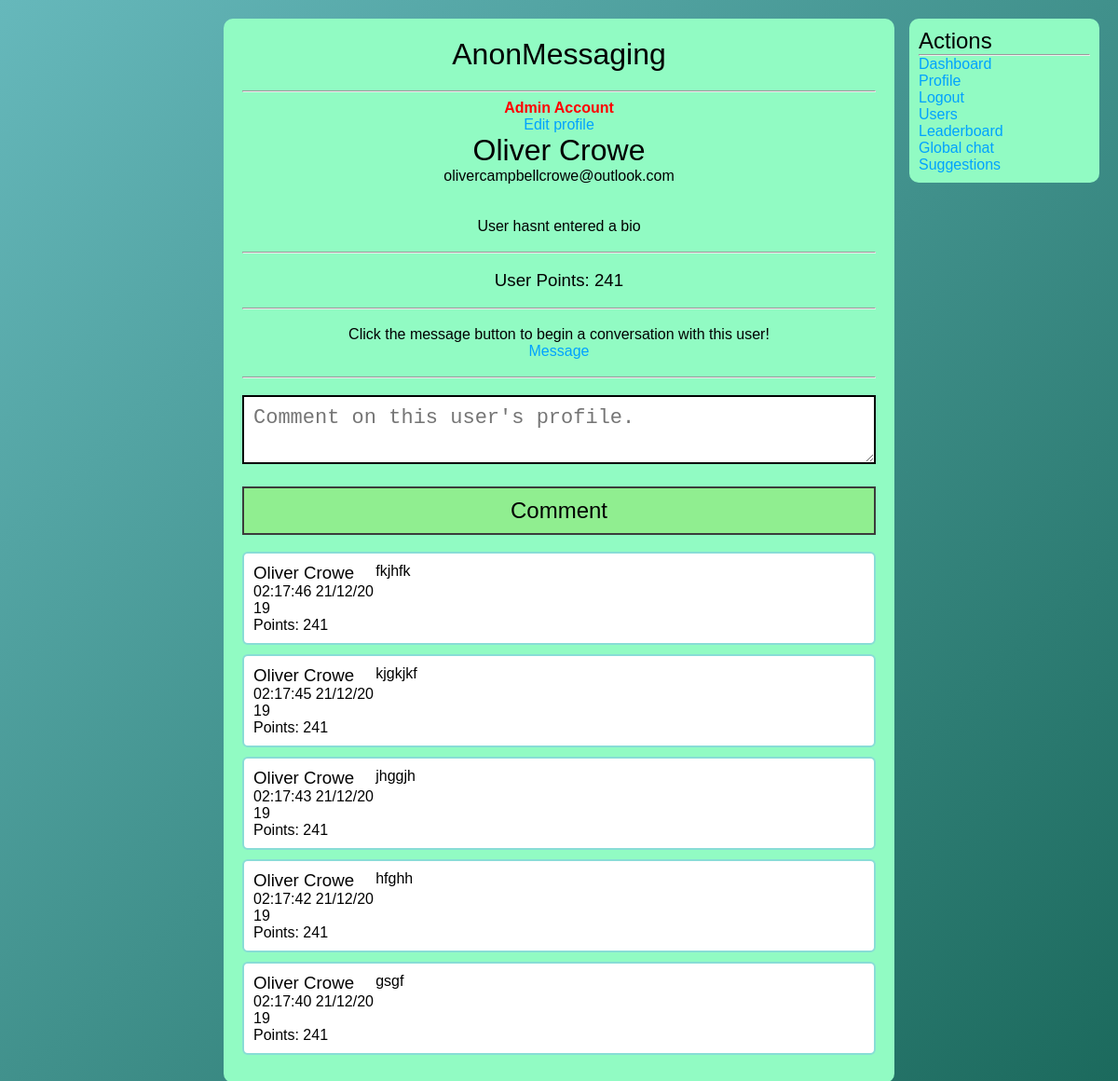
/profile/index.php?id=5 (signed in), run on an earlier commit of the app's database.
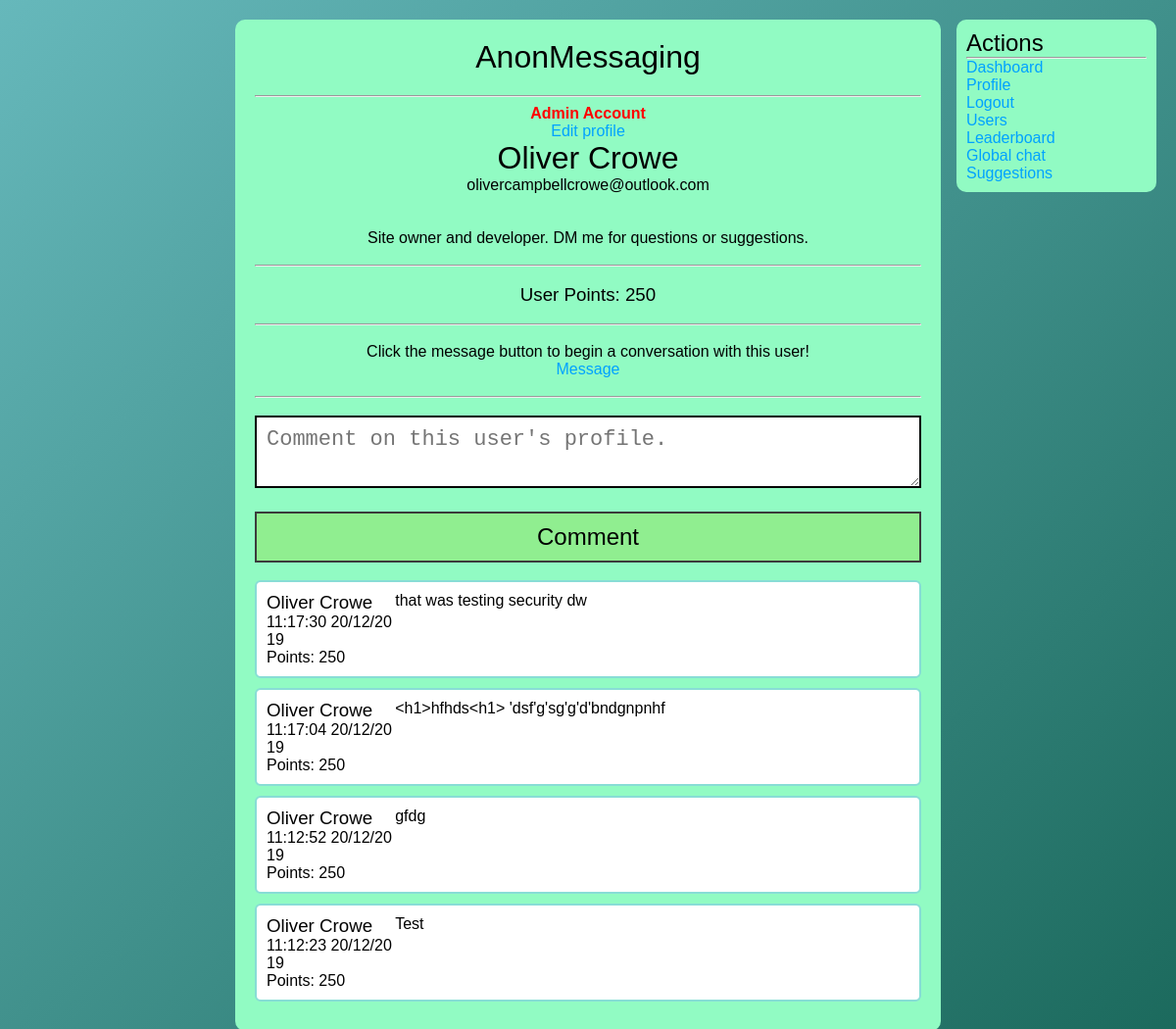
And on a later commit of the database.
### tables this page shows
CREATE TABLE `users` (
  `user_id` int(11) NOT NULL,
  `user_name` varchar(256) NOT NULL,
  `user_email` varchar(256) NOT NULL,
  `user_password` varchar(256) NOT NULL,
  `user_bio` longtext NOT NULL,
  `user_pfp` varchar(256) NOT NULL,
  `user_type` varchar(256) NOT NULL,
  `user_points` int(11) NOT NULL
);

CREATE TABLE `comments` (
  `comment_id` int(11) NOT NULL,
  `comment_profile` int(11) NOT NULL,
  `comment_user` int(11) NOT NULL,
  `comment_content` longtext NOT NULL,
  `comment_date` varchar(256) NOT NULL
);

### includes/functions.php (called while the page is built, shortened)
<?php
    include_once "connection.php";
    function checkPoints($id){
        global $conn;
        $sql = "SELECT * FROM `users` WHERE `user_id`='$id'";
        $result = mysqli_query($conn, $sql);
        while($row = mysqli_fetch_assoc($result)){
            $points = $row['user_points'];
        }
        return $points;
    }
    function findName($id){
        global $conn;
        $sql = "SELECT * FROM `users` WHERE `user_id` = '$id'";
        $result = mysqli_query($conn, $sql);
        while($row = mysqli_fetch_assoc($result)){
            $name = $row['user_name'];
        }
        return $name;
    }
?>

### profile/index.php (the view, shortened to what this page needs)
<?php
    include_once "../includes/connection.php";
    include_once "../includes/functions.php";
?>
<!DOCTYPE html>
<html lang="en">
<head>
    <link href="../css/style.css" rel="stylesheet">
</head>
<body>
    <div class="main-column">
    <a style="color: #000;text-align:center;" href="../users/index.php"><h1 class="btn-title" style="font-weight:100;margin-bottom:20px;">AnonMessaging</h1></a><hr><br>
    <?php
    $id = mysqli_real_escape_string($conn, $_GET['id']);
    $sql = "SELECT * FROM `users` WHERE `user_id`='$id' LIMIT 1";
    $result = mysqli_query($conn, $sql);
    if(mysqli_num_rows($result) == 0){
        echo "Error, account doesnt exist.";
        exit();
    }else {
        while($row = mysqli_fetch_assoc($result)){
            ?>
            <center>
            <?php
            if($row['user_type'] == 'admin'){
                ?>
                <p style="margin:none;margin-top:-10px;color:red;font-weight:700;">Admin Account</p>
                <?php
            }
            if($row['user_id'] == $_SESSION['user_id']){
                ?>
                <a href="edit.php">Edit profile</a>
                <?php
            }
            ?>
            <h1 class="user_name" style="font-weight:300;"><?php echo $row['user_name']; ?></h1>
            <p class="user_email"><?php echo $row['user_email']; ?></p>
            <br>
            <br>
            <p><?php echo $row['user_bio']; ?></p>
            <br><hr><br>
            <h3>User Points: <?php echo checkPoints($row['user_id']); ?></h3>
            <br><hr><br>
            <p>Click the message button to begin a conversation with this user!</p>
            <a class="addConv" href="startconversation.php?sender=<?php echo $_SESSION['user_id'] ?>&recipient=<?php echo $row['user_id']; ?>">Message</a>
            </center>
            <?php
        }
    }
    ?>
    <br><hr><br>
    <div class="comment-form">
        <form method="POST">
            <textarea style="width: 100%;max-width:100%;min-width:100%;font-size:22px;border:2px solid black;padding:10px;" class="comment-area" name="comment-area" placeholder="Comment on this user's profile."></textarea>
            <button type="submit" name="submit" class="submit-btn">Comment</button>
        </form>
    </div>
    <br>
    <?php
    $sql = "SELECT * FROM `comments` WHERE `comment_profile`='$id' ORDER BY `comment_id` DESC LIMIT 100";
    $result = mysqli_query($conn, $sql);
    while($row = mysqli_fetch_assoc($result)){
        ?>
 <div class="comment">
        <div class="comment-info">
            <a style="color:#000;text-decoration:none;" href="index.php?id=<?php echo $row['comment_user']; ?>"><h3><?php echo findName($row['comment_user']); ?></h3></a>
            <p><?php echo $row['comment_date']; ?></p>
            <p>Points: <?php echo checkPoints($row['comment_user']); ?></p>
        </div>
        <div class="comment-content">
            <p><?php echo $row['comment_content']; ?></p>
        </div>
    </div>
        <?php
    }
    ?>
   <div class="right-column">
            <h2 style="font-weight:300;">Actions</h2>
            <hr>
            <ul>
            <li><a href="../">Dashboard</a></li>
                <li><a href="../profile/index.php?id=<?php echo $_SESSION['user_id']; ?>">Profile</a></li>
                <li><a href="../logout">Logout</a></li>
                <li><a href="../users/index.php">Users</a></li>
                <li><a href="../leaderboard/">Leaderboard</a></li>
                <li><a href="../global/">Global chat</a></li>
                <li><a href="../suggestions/">Suggestions</a></li>
            </ul>
        </div>
    </div>
</body>
</html>

What changed in the data, as far as the page shows it:
removed comments: comment_user.user_name "Oliver Crowe", comment_date "02:17:46 21/12/2019", comment_user.user_points "241", comment_content "fkjhfk"
no longer on this page (row edited): comments: comment_user.user_name "Oliver Crowe", comment_date "02:17:45 21/12/2019", comment_user.user_points "241", comment_content "kjgkjkf"
no longer on this page (row edited): comments: comment_user.user_name "Oliver Crowe", comment_date "02:17:43 21/12/2019", comment_user.user_points "241", comment_content "jhggjh"
changed users "Oliver Crowe": user_bio "User hasnt entered a bio" → "Site owner and developer. DM me for questions or suggestions."; checkPoints($row['user_id']) "241" → "250"
changed comments: comment_date "02:17:42 21/12/2019" → "11:17:30 20/12/2019"; comment_user.user_points "241" → "250"; comment_content "hfghh" → "that was testing security dw"
changed comments: comment_date "02:17:40 21/12/2019" → "11:17:04 20/12/2019"; comment_user.user_points "241" → "250"; comment_content "gsgf" → "<h1>hfhds<h1> 'dsf'g'sg'g'd'bndgnpnhf"
now on this page (row edited): comments: comment_user.user_name "Oliver Crowe", comment_date "11:12:52 20/12/2019", comment_user.user_points "250", comment_content "gfdg"
now on this page (row edited): comments: comment_user.user_name "Oliver Crowe", comment_date "11:12:23 20/12/2019", comment_user.user_points "250", comment_content "Test"
